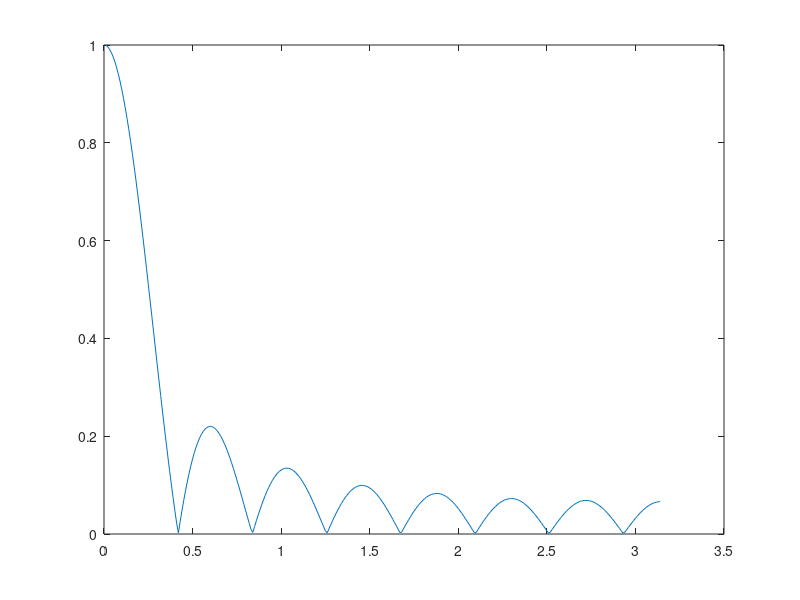
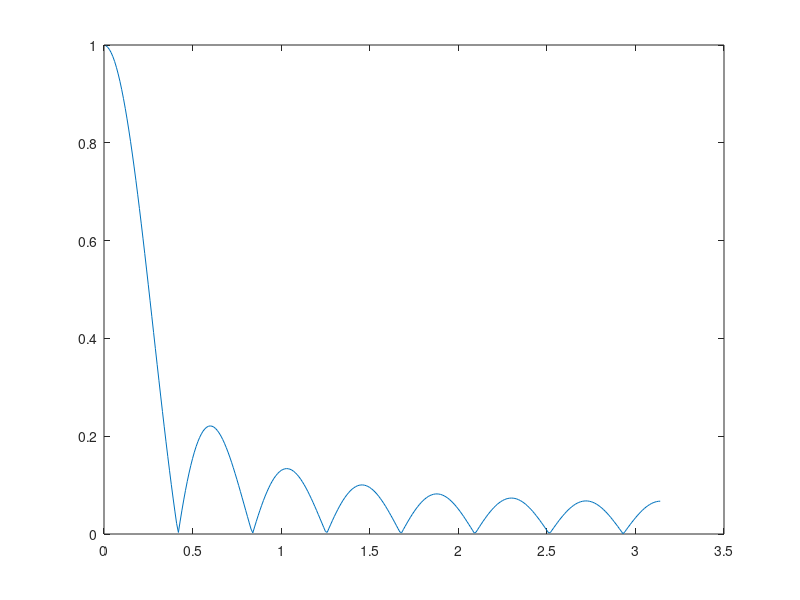

The MATLAB source for these figures, in order:
w=0:0.01:pi;
H1=(exp(-1i*7.*w)/15).*((sin(15.*w/2)./sin(w/2))-(0.5*exp(-1i*pi/15).*sin(15.*w/2))/(sin((w-2*pi/15)/2))-(0.5*exp(1i*pi/15).*sin(15.*w/2))/(sin((w+2*pi/15)/2)));
H2=(exp(-1i*7.*w)/15).*((sin(15.*w/2)./sin(w/2))+(0.5*exp(-1i*pi/15).*sin(15.*w/2))/(sin((w-2*pi/15)/2))+(0.5*exp(1i*pi/15).*sin(15.*w/2))/(sin((w+2*pi/15)/2)));

figure
plot(w,abs(H1));

figure
plot(w,abs(H2));